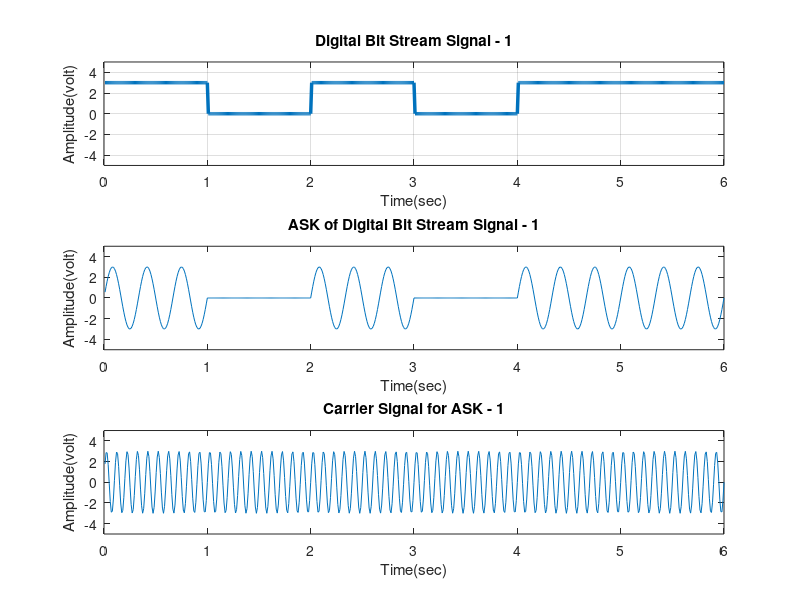
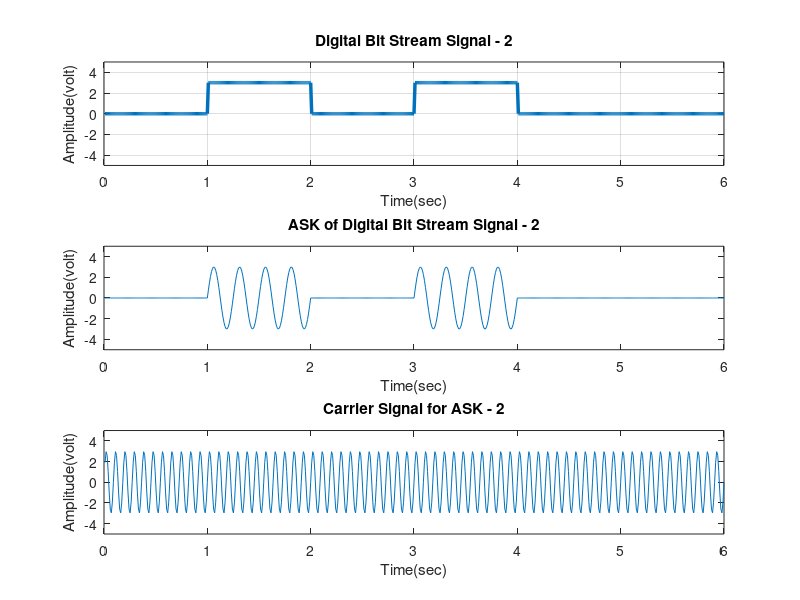
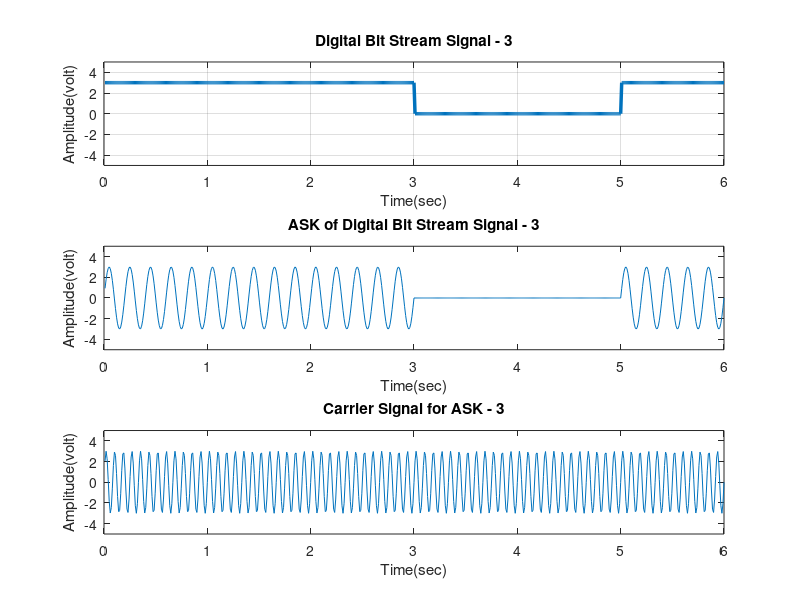
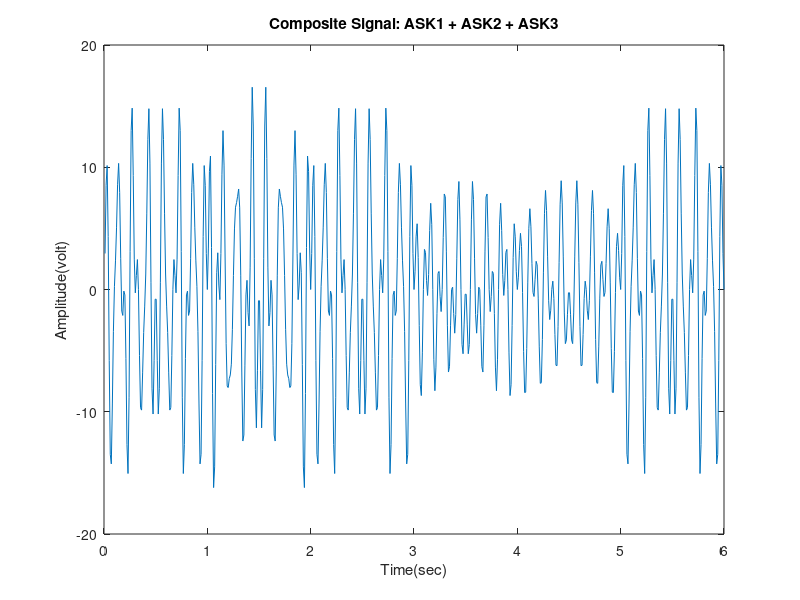

Write MATLAB code to recreate these figures, in order.
% digital bit stream
x1 = [1 0 1 0 1 1];
x2 = [0 1 0 1 0 0];
x3 = [1 1 1 0 0 1];

bit1 = []; 
bp1 = 1; 
for n=1:1:length(x1)
    if x1(n) == 1;
        se = 3*ones(1,100);
    else
        x1(n) == 0;
        se = zeros(1,100);
    end
    bit1 = [bit1 se];
end

tb1 = bp1/100:bp1/100:100*length(x1)*(bp1/100);

figure
subplot(3,1,1);
plot(tb1, bit1,'lineWidth',2.5);
grid on;
axis([-0 6 -5 5]);
ylabel('Amplitude(volt)');
xlabel('Time(sec)');
title('Digital Bit Stream Signal - 1');


Am1 = 3;
A = 0;
brm1 = 1/bp1; 
fm1 = brm1*3; 
tm1 = bp1/99:bp1/99:bp1; 
ask1 = [];
for i=1:1:length(x1)
    if (x1(i)==1)
        y = Am1*sin(2*pi*fm1*tm1);
    else
        y = A*sin(2*pi*fm1*tm1);
    end
    ask1 = [ask1 y];
end
% plotting ask1
tmp1 = bp1/99:bp1/99:bp1*length(x1);
subplot(3,1,2);
plot(tmp1, ask1);
axis([-0 6 -5 5]);
xlabel('Time(sec)');
ylabel('Amplitude(volt)');
title('ASK of Digital Bit Stream Signal - 1');



Ac1 = 3;
brc1 = 1/bp1; 
fc1 = brc1*1000;
tc1 = bp1/99:bp1/99:bp1; 
c1=[];
for i=1:1:length(x1)
    if (x1(i)==1)
        y = Ac1*sin(2*pi*fc1*tc1);
    else
        y = Ac1*sin(2*pi*fc1*tc1);
    end
    c1 = [c1 y];
end

tcp1 = bp1/99:bp1/99:bp1*length(x1);
subplot(3,1,3);
plot(tcp1, c1);
axis([-0 6 -5 5]);
xlabel('Time(sec)');
ylabel('Amplitude(volt)');
title('Carrier Signal for ASK - 1');













bit2 = []; 
bp2 = 1; 
for n=1:1:length(x2)
    if x2(n) == 1;
        se = 3*ones(1,100);
    else
        x2(n) == 0;
        se = zeros(1,100);
    end
    bit2 = [bit2 se];
end

tb2 = bp2/100:bp2/100:100*length(x2)*(bp2/100);

figure
subplot(3,1,1);
plot(tb2, bit2,'lineWidth',2.5);
grid on;
axis([-0 6 -5 5]);;
xlabel('Time(sec)');
ylabel('Amplitude(volt)');
title('Digital Bit Stream Signal - 2');

Am2 = 3;
A = 0;
brm2 = 1/bp2; 
fm2 = brm2*4; 
tm2 = bp2/99:bp2/99:bp2; 
ask2 = [];
for i=1:1:length(x2)
    if (x2(i)==1)
        y = Am2*sin(2*pi*fm2*tm2);
    else
        y = A*sin(2*pi*fm2*tm2);
    end
    ask2 = [ask2 y];
end
% plotting ask2
tmp2 = bp2/99:bp2/99:bp2*length(x2);
subplot(3,1,2);
plot(tmp2, ask2);
axis([-0 6 -5 5]);
xlabel('Time(sec)');
ylabel('Amplitude(volt)');
title('ASK of Digital Bit Stream Signal - 2');

% carrier for ask2
Ac2 = 3; 
brc2 = 1/bp2; 
fc2 = brc2*1100;
tc2 = bp2/99:bp2/99:bp2; 
c2 = [];
for i=1:1:length(x2)
    if (x2(i)==1)
        y = Ac2*sin(2*pi*fc2*tc2);
    else
        y = Ac2*sin(2*pi*fc2*tc2);
    end
    c2 = [c2 y];
end
% plotting carrier for ask - 2
tcp2 = bp2/99:bp2/99:bp2*length(x2);
subplot(3,1,3);
plot(tcp2, c2);
axis([-0 6 -5 5]);
xlabel('Time(sec)');
ylabel('Amplitude(volt)');
title('Carrier Signal for ASK - 2');















% third Signal
bit3 = []; 
bp3 = 1; 
for n=1:1:length(x3)
    if x3(n) == 1;
        se = 3*ones(1,100);
    else
        x3(n) == 0;
        se = zeros(1,100);
    end
    bit3 = [bit3 se];
end

tb3 = bp3/100:bp3/100:100*length(x1)*(bp3/100);

figure
subplot(3,1,1);
plot(tb3, bit3,'lineWidth',2.5);
grid on;
axis([-0 6 -5 5]);
xlabel('Time(sec)');
ylabel('Amplitude(volt)');
title('Digital Bit Stream Signal - 3');


Am3 = 3; 
A = 0;
brm3 = 1/bp3; 
fm3 = brm3*5;
tm3 = bp3/99:bp3/99:bp3; 
ask3 = [];
for i=1:1:length(x3)
    if (x3(i)==1)
        y = Am3*sin(2*pi*fm3*tm3);
    else
        y = A*sin(2*pi*fm3*tm3);
    end
    ask3 = [ask3 y];
end
% plotting ask - 3
tmp3 = bp3/99:bp3/99:bp3*length(x3);
subplot(3,1,2);
plot(tmp3, ask3);
axis([-0 6 -5 5]);
xlabel('Time(sec)');
ylabel('Amplitude(volt)');
title('ASK of Digital Bit Stream Signal - 3');


Ac3 = 3; 
brc3 = 1/bp3; 
fc3 = brc3*1200;
tc3 = bp3/99:bp3/99:bp3; 
c3 = [];
for i=1:1:length(x3)
    if (x3(i)==1)
        y = Ac3*sin(2*pi*fc3*tc3);
    else
        y = Ac3*sin(2*pi*fc3*tc3);
    end
    c3 = [c3 y];
end
% plotting carrier for ask - 3
tcp3 = bp3/99:bp3/99:bp3*length(x3);
subplot(3,1,3);
plot(tcp3, c3);
axis([-0 6 -5 5]);
xlabel('Time(sec)');
ylabel('Amplitude(volt)');
title('Carrier Signal for ASK - 3');

% plotting composite signal of ask1, ask2, ask3
tcomp = bp3/99:bp3/99:bp3*length(x3);
comp_sig = (ask1).*c1+(ask2).*c2+(ask3).*c3;
figure
plot(tcomp, comp_sig);
axis([0 6 -20 20]);
xlabel('Time(sec)');
ylabel('Amplitude(volt)');
title('Composite Signal: ASK1 + ASK2 + ASK3');

